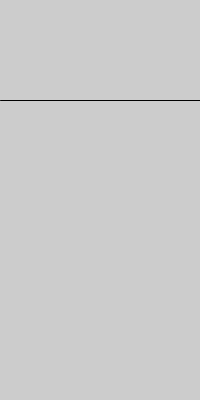
Frame 1 (no input)
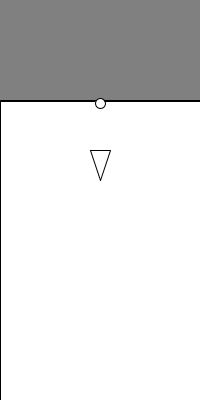
Frame 60 (the mouse pressed at the canvas centre just before this capture)
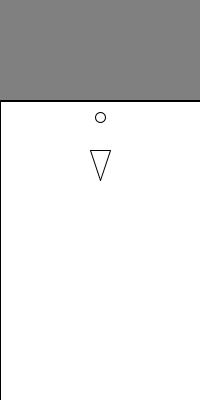
Frame 120 (the mouse held since frame 60 and released just before this capture)

The Processing sketch that drew these frames (run headless with seeded random() and noise(); from frame 60 on, the mouse is pressed at the canvas centre):

// Processing sketch: Projekt
// ── Projekt.pde
final int fillColor=255;
final int bgColor=128;
float dt = 10;
float timestamp = 0;
Gravity gravity = new Gravity();
Mass m1;        // a point mass object
Obstacle o1;
void setup() {
  size(200, 400);
  ellipseMode(CENTER);
  fill(fillColor);
  m1 = new Mass(1,100,100,0,0,10);
  o1=new Obstacle(90,150,110,150,100,180);
  line(0,100,200,100);
}
void draw() {
  if (timestamp == 0) {
    timestamp = millis();
    return;
  }
  if(o1.checkCollision(m1,0)){
    m1.v.set(o1.calculateRebounce(m1));
  }
  PVector f = new PVector(0,0,0);
  PVector fg = gravity.getForce(m1.m);
  f.add(fg);
  dt = (millis() - timestamp) / 1000.0;
  m1.accel(f);
  m1.move();
  timestamp = millis();
  background(bgColor);
  line(0,100,200,100); 
  rect(0,101,200,400);
  m1.draw();
  o1.draw();
}
public double dist(PVector a,PVector b){
  return sqrt((a.x-b.x)*(a.x-b.x)+(a.y-b.y)*(a.y-b.y));
}

// ── Gravity.pde
public class Gravity extends PVector {
  
  private float g = 9.81;
  
  // on Earth surface:
  public Gravity() {
     super(0,0,0);
     this.y = g;
   }
   
   public PVector getForce(float mass) {
     return this.copy().mult(mass);
   }
}

// ── Mass.pde
class Mass {
  float m;
  PVector r;
  PVector v;
  int size = 10;
  Mass(float m,float rX,float rY,float vX, float vY, int size){
    this.m=m;
    r=new PVector(rX,rY);
    v=new PVector(vX,vY);
    this.size=size;
  }
  void accel(PVector extForce) {
    PVector acc = new PVector();
    acc.set(extForce);
    acc.div(m);
    PVector dv = acc.mult(dt);
    v.add(dv);
  }
  void move() {
    PVector dr = new PVector();
    dr.set(v);
    dr.mult(dt);
    r.add(dr);
  }
  void setPos(int x, int y) {
    r.set(x,y,0);
  }
  void draw() {
    ellipse(r.x, r.y,size,size);
  }
}

// ── Obstacle.pde
import java.util.ArrayList;
class Obstacle{
  ArrayList<PVector> corners=new ArrayList();
  ArrayList<boolean[]> sides=new ArrayList();
  private boolean getSide(PVector a,PVector b,PVector c){
    double m=(a.y-b.y)/(a.x-b.x);
    return (a.y+m*(a.x-c.x))>c.y;
  }
  Obstacle(int... points){
    PVector corner=new PVector();
    for(int i=0;i<points.length;i++){
      if(i%2==0){
        corner.x=points[i];
      }
      if(i%2==1){
        corner.y=points[i];
        corners.add(corner.copy());
      }
    }
  }
  public boolean checkCollision(Mass m,int id){
    if(id>(sides.size()-1)){
      sides.add(new boolean[corners.size()]);
      return false;
    }
    for(int i=0;i<corners.size();i++){
      if(i+1==corners.size()){
        boolean side=getSide(corners.get(i),corners.get(0),m.r);
        if(side!=sides.get(id)[i]&&((corners.get(i).x<m.r.x&&m.r.x<corners.get(0).x)||(corners.get(0).x<m.r.x&&m.r.x<corners.get(i).x))){
          sides.get(id)[i]=side;
          return true;
        }
      }
      else{
        boolean side=getSide(corners.get(i),corners.get(i+1),m.r);
        if(side!=sides.get(id)[i]&&((corners.get(i).x<m.r.x&&m.r.x<corners.get(i+1).x)||(corners.get(i+1).x<m.r.x&&m.r.x<corners.get(i).x))){
          sides.get(id)[i]=side;
          return true;
        }
      }
    }
    return false;
  }
  PVector calculateRebounce(Mass m){
    int indexNearest=0;
    double distNearest=dist(corners.get(0),m.r);
    int indexSecondNearest=1;
    double distSecondNearest=dist(corners.get(1),m.r);
    for(int i=1;i<corners.size();i++){
      if(dist(corners.get(i),m.r)<distNearest){
        indexNearest=i;
        distNearest=dist(corners.get(i),m.r);
      }
      else if(indexSecondNearest==indexNearest){
        indexSecondNearest=i;
      }
      else if(dist(corners.get(i),m.r)<distSecondNearest){
        indexSecondNearest=i;
        distSecondNearest=dist(corners.get(i),m.r);
      }
    }
    PVector a=corners.get(indexNearest);
    PVector b=corners.get(indexSecondNearest);
    PVector c=sub(b,a);
    c.normalize();
    PVector v=m.v;
    v.normalize();
    println(c,v);
    float angle=PVector.angleBetween(v,c);
    v=PVector.fromAngle(angle);
    v.y=-v.y;
    v.mult(m.v.mag());
    return v;
  }
  public void draw(){
    //println(corners);
    for(int i=0;i<corners.size();i++){
      int a=i+1;
      if(a==corners.size()){
        a=0;
      }
      line(corners.get(i).x,corners.get(i).y,corners.get(a).x,corners.get(a).y);
    }
  }
}

// ── Spring.pde
class Spring {
  float D;
  float springLength;
  PVector r0;
  PVector r1;
  int connectedMass=-1;
  Spring(float x0, float y0, float x1, float y1, float l, float d) {
    D = d;
    springLength = l;
    r0 = new PVector();
    r1 = new PVector();
    r0.set(x0,y0,0);
    r1.set(x1,y1,0);
  }
  Spring(float x0, float y0, float x1, float y1, float l, float d, int connectedMass) {
    D = d;
    springLength = l;
    r0 = new PVector();
    r1 = new PVector();
    r0.set(x0,y0,0);
    r1.set(x1,y1,0);
    this.connectedMass=connectedMass;
  }
  float getLength() {
    PVector d = new PVector();
    d.set(r1).sub(r0);
    return d.mag();
  }
  PVector getForce() {
    PVector f = new PVector();
    f.set(r1);
    f.sub(r0);
    f.normalize();
    f.mult(-1.0*D*(this.getLength()-springLength));
    return f;
  }
  void setR0(PVector r) {
    r0.set(r);
  }
  void setR1(PVector r) {
    r1.set(r);
  }
  void draw() {
    line(r0.x, r0.y, r1.x, r1.y);
  }
}

// ── Thread.pde
public PVector sub(PVector a,PVector b){
  return new PVector(a.x-b.x,a.y-b.y);
}
public PVector add(PVector a,PVector b){
  return new PVector(a.x+b.x,a.y+b.y);
}
class Thread{
  PVector Pivot;
  PVector endPoint;
  PVector force,force2,force3;
  Thread(float pX,float pY,float dX,float dY){
    Pivot =new PVector(pX,pY);
    endPoint=new PVector(dX,dY);
    force=new PVector(0,0);
    force2=new PVector(0,0);
    force3=new PVector(0,0);
  }
  PVector getForce(PVector g,PVector v){
    PVector f=sub(Pivot,endPoint);
    f.normalize();
    PVector f2;
    if(f.x>0){
      f2=new PVector(-f.y,f.x);
      //println("f :"+f+" f2 :"+f2);
    }
    else{
      f2=new PVector(f.y,-f.x);
      //println("f :"+f+" f2 :"+f2);
    }
    g.mult(dt).add(v);
    this.force=g.copy();
    //println("g :"+g);
    f2.mult(g.mag());
    this.force2=f2.copy();
    //println("f2: "+f2);
    f.set(sub(f2,g));
    //println("f :"+f);
    this.force3=f.copy();
    println(add(f,g)==f2);
    return f;
  }
  void move(PVector dS){
    endPoint.add(dS);
  }
  void draw(){
    line(Pivot.x,Pivot.y,endPoint.x,endPoint.y);
    stroke(#D92E0A);
    line(endPoint.x,endPoint.y,PVector.add(endPoint,this.force).x,PVector.add(endPoint,this.force).y);
    stroke(#F0FF39);
    line(endPoint.x,endPoint.y,PVector.add(endPoint,this.force2).x,PVector.add(endPoint,this.force2).y);
    stroke(#3727F7);
    line(endPoint.x,endPoint.y,PVector.add(endPoint,this.force3).x,PVector.add(endPoint,this.force3).y);
    stroke(0);
  }
  PVector getPos(){
    return endPoint;
  }
}
